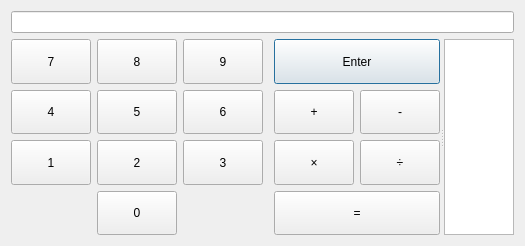
<?xml version="1.0" encoding="UTF-8"?>
<ui version="4.0">
 <class>MainWindow</class>
 <widget class="QMainWindow" name="MainWindow">
  <property name="geometry">
   <rect>
    <x>0</x>
    <y>0</y>
    <width>387</width>
    <height>246</height>
   </rect>
  </property>
  <property name="sizePolicy">
   <sizepolicy hsizetype="Preferred" vsizetype="Preferred">
    <horstretch>0</horstretch>
    <verstretch>0</verstretch>
   </sizepolicy>
  </property>
  <property name="windowTitle">
   <string>RPN Calculator</string>
  </property>
  <property name="unifiedTitleAndToolBarOnMac">
   <bool>true</bool>
  </property>
  <widget class="QWidget" name="centralWidget">
   <layout class="QVBoxLayout" name="verticalLayout">
    <item>
     <widget class="QLineEdit" name="inputLine"/>
    </item>
    <item>
     <widget class="QSplitter" name="splitter">
      <property name="orientation">
       <enum>Qt::Horizontal</enum>
      </property>
      <widget class="QWidget" name="widget" native="true">
       <layout class="QGridLayout" name="gridLayout">
        <property name="margin">
         <number>0</number>
        </property>
        <item row="2" column="2">
         <widget class="QPushButton" name="button3">
          <property name="sizePolicy">
           <sizepolicy hsizetype="Minimum" vsizetype="Minimum">
            <horstretch>0</horstretch>
            <verstretch>0</verstretch>
           </sizepolicy>
          </property>
          <property name="text">
           <string>3</string>
          </property>
          <property name="default">
           <bool>false</bool>
          </property>
          <property name="flat">
           <bool>false</bool>
          </property>
         </widget>
        </item>
        <item row="0" column="4" colspan="2">
         <widget class="QPushButton" name="buttonEnter">
          <property name="sizePolicy">
           <sizepolicy hsizetype="Minimum" vsizetype="Minimum">
            <horstretch>0</horstretch>
            <verstretch>0</verstretch>
           </sizepolicy>
          </property>
          <property name="text">
           <string>Enter</string>
          </property>
          <property name="default">
           <bool>true</bool>
          </property>
         </widget>
        </item>
        <item row="0" column="1">
         <widget class="QPushButton" name="button8">
          <property name="sizePolicy">
           <sizepolicy hsizetype="Minimum" vsizetype="Minimum">
            <horstretch>0</horstretch>
            <verstretch>0</verstretch>
           </sizepolicy>
          </property>
          <property name="text">
           <string>8</string>
          </property>
          <property name="default">
           <bool>false</bool>
          </property>
          <property name="flat">
           <bool>false</bool>
          </property>
         </widget>
        </item>
        <item row="2" column="0">
         <widget class="QPushButton" name="button1">
          <property name="sizePolicy">
           <sizepolicy hsizetype="Minimum" vsizetype="Minimum">
            <horstretch>0</horstretch>
            <verstretch>0</verstretch>
           </sizepolicy>
          </property>
          <property name="text">
           <string>1</string>
          </property>
          <property name="default">
           <bool>false</bool>
          </property>
          <property name="flat">
           <bool>false</bool>
          </property>
         </widget>
        </item>
        <item row="0" column="0">
         <widget class="QPushButton" name="button7">
          <property name="sizePolicy">
           <sizepolicy hsizetype="Minimum" vsizetype="Minimum">
            <horstretch>0</horstretch>
            <verstretch>0</verstretch>
           </sizepolicy>
          </property>
          <property name="text">
           <string>7</string>
          </property>
          <property name="default">
           <bool>false</bool>
          </property>
          <property name="flat">
           <bool>false</bool>
          </property>
         </widget>
        </item>
        <item row="1" column="5">
         <widget class="QPushButton" name="buttonSubtract">
          <property name="sizePolicy">
           <sizepolicy hsizetype="Minimum" vsizetype="Minimum">
            <horstretch>0</horstretch>
            <verstretch>0</verstretch>
           </sizepolicy>
          </property>
          <property name="text">
           <string>-</string>
          </property>
          <property name="default">
           <bool>false</bool>
          </property>
          <property name="flat">
           <bool>false</bool>
          </property>
         </widget>
        </item>
        <item row="2" column="1">
         <widget class="QPushButton" name="button2">
          <property name="sizePolicy">
           <sizepolicy hsizetype="Minimum" vsizetype="Minimum">
            <horstretch>0</horstretch>
            <verstretch>0</verstretch>
           </sizepolicy>
          </property>
          <property name="text">
           <string>2</string>
          </property>
          <property name="default">
           <bool>false</bool>
          </property>
          <property name="flat">
           <bool>false</bool>
          </property>
         </widget>
        </item>
        <item row="2" column="4">
         <widget class="QPushButton" name="buttonMultiply">
          <property name="sizePolicy">
           <sizepolicy hsizetype="Minimum" vsizetype="Minimum">
            <horstretch>0</horstretch>
            <verstretch>0</verstretch>
           </sizepolicy>
          </property>
          <property name="text">
           <string>×</string>
          </property>
          <property name="default">
           <bool>false</bool>
          </property>
          <property name="flat">
           <bool>false</bool>
          </property>
         </widget>
        </item>
        <item row="1" column="2">
         <widget class="QPushButton" name="button6">
          <property name="sizePolicy">
           <sizepolicy hsizetype="Minimum" vsizetype="Minimum">
            <horstretch>0</horstretch>
            <verstretch>0</verstretch>
           </sizepolicy>
          </property>
          <property name="text">
           <string>6</string>
          </property>
          <property name="default">
           <bool>false</bool>
          </property>
          <property name="flat">
           <bool>false</bool>
          </property>
         </widget>
        </item>
        <item row="1" column="1">
         <widget class="QPushButton" name="button5">
          <property name="sizePolicy">
           <sizepolicy hsizetype="Minimum" vsizetype="Minimum">
            <horstretch>0</horstretch>
            <verstretch>0</verstretch>
           </sizepolicy>
          </property>
          <property name="text">
           <string>5</string>
          </property>
          <property name="default">
           <bool>false</bool>
          </property>
          <property name="flat">
           <bool>false</bool>
          </property>
         </widget>
        </item>
        <item row="1" column="4">
         <widget class="QPushButton" name="buttonAdd">
          <property name="sizePolicy">
           <sizepolicy hsizetype="Minimum" vsizetype="Minimum">
            <horstretch>0</horstretch>
            <verstretch>0</verstretch>
           </sizepolicy>
          </property>
          <property name="text">
           <string>+</string>
          </property>
          <property name="default">
           <bool>false</bool>
          </property>
          <property name="flat">
           <bool>false</bool>
          </property>
         </widget>
        </item>
        <item row="1" column="0">
         <widget class="QPushButton" name="button4">
          <property name="sizePolicy">
           <sizepolicy hsizetype="Minimum" vsizetype="Minimum">
            <horstretch>0</horstretch>
            <verstretch>0</verstretch>
           </sizepolicy>
          </property>
          <property name="text">
           <string>4</string>
          </property>
          <property name="default">
           <bool>false</bool>
          </property>
          <property name="flat">
           <bool>false</bool>
          </property>
         </widget>
        </item>
        <item row="3" column="4" colspan="2">
         <widget class="QPushButton" name="buttonEquals">
          <property name="sizePolicy">
           <sizepolicy hsizetype="Minimum" vsizetype="Minimum">
            <horstretch>0</horstretch>
            <verstretch>0</verstretch>
           </sizepolicy>
          </property>
          <property name="text">
           <string>=</string>
          </property>
          <property name="default">
           <bool>false</bool>
          </property>
          <property name="flat">
           <bool>false</bool>
          </property>
         </widget>
        </item>
        <item row="0" column="2">
         <widget class="QPushButton" name="button9">
          <property name="sizePolicy">
           <sizepolicy hsizetype="Minimum" vsizetype="Minimum">
            <horstretch>0</horstretch>
            <verstretch>0</verstretch>
           </sizepolicy>
          </property>
          <property name="text">
           <string>9</string>
          </property>
          <property name="default">
           <bool>false</bool>
          </property>
          <property name="flat">
           <bool>false</bool>
          </property>
         </widget>
        </item>
        <item row="3" column="1">
         <widget class="QPushButton" name="button0">
          <property name="sizePolicy">
           <sizepolicy hsizetype="Minimum" vsizetype="Minimum">
            <horstretch>0</horstretch>
            <verstretch>0</verstretch>
           </sizepolicy>
          </property>
          <property name="text">
           <string>0</string>
          </property>
          <property name="default">
           <bool>false</bool>
          </property>
          <property name="flat">
           <bool>false</bool>
          </property>
         </widget>
        </item>
        <item row="2" column="5">
         <widget class="QPushButton" name="buttonDivide">
          <property name="sizePolicy">
           <sizepolicy hsizetype="Minimum" vsizetype="Minimum">
            <horstretch>0</horstretch>
            <verstretch>0</verstretch>
           </sizepolicy>
          </property>
          <property name="text">
           <string>÷</string>
          </property>
          <property name="default">
           <bool>false</bool>
          </property>
          <property name="flat">
           <bool>false</bool>
          </property>
         </widget>
        </item>
        <item row="1" column="3">
         <spacer name="horizontalSpacer">
          <property name="orientation">
           <enum>Qt::Horizontal</enum>
          </property>
          <property name="sizeType">
           <enum>QSizePolicy::Fixed</enum>
          </property>
          <property name="sizeHint" stdset="0">
           <size>
            <width>5</width>
            <height>20</height>
           </size>
          </property>
         </spacer>
        </item>
       </layout>
      </widget>
      <widget class="QListWidget" name="stackList"/>
     </widget>
    </item>
   </layout>
  </widget>
  <widget class="QMenuBar" name="menuBar">
   <property name="geometry">
    <rect>
     <x>0</x>
     <y>0</y>
     <width>387</width>
     <height>22</height>
    </rect>
   </property>
  </widget>
 </widget>
 <layoutdefault spacing="6" margin="11"/>
 <resources/>
 <connections/>
</ui>
